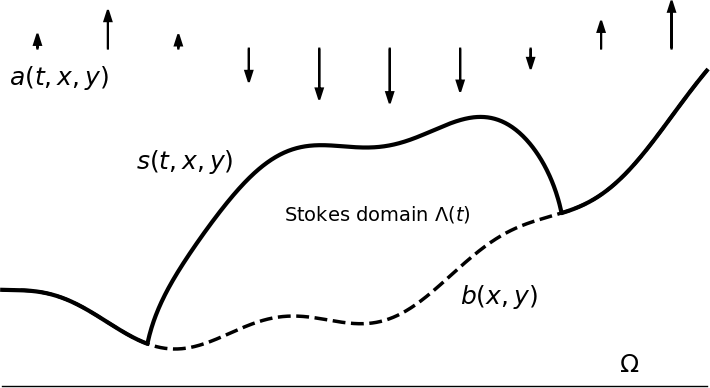

The script that drew this image:
import numpy as np
import matplotlib.pyplot as plt
from writeout import writeout

smallfsize=14.0
fsize=18.0
bigfsize=24.0
biggerfsize=28.0

def genbasicfig(xshift=0.0, soffset=0.0):
    x = np.linspace(0.0,10.0,1001)
    # bed elevation
    b = 0.07*(x-3.0)**2 + 0.2*np.sin(2.0*x) - 0.1
    plt.plot(x + xshift, b, 'k--', lw=2.5)
    h0 = 3.0
    L = 3.0
    firstshape = h0*(-0.2 + np.sqrt(np.maximum(0.0,1.0 - (x-5)**2/L**2)))
    thk = np.maximum(0.0, firstshape)
    # surface
    s = b + thk
    plt.plot(x + xshift, s + soffset, 'k', lw=3.0)
    return x + xshift, s, b

def drawclimate(x,s):
    plt.text(x[10], s[10]+2.8, r'$a(t,x,y)$', fontsize=fsize, color='k')
    for j in range(10):
        xarr = x[50+100*j]
        if j>0:
            magarr = 0.6*np.sin(np.pi/2 + 0.6*xarr)
        else:
            magarr = 0.05
        plt.arrow(xarr, s.max()+0.3, 0.0, magarr,
                  lw=1.5, head_width=0.1, color='k')

# domain notation figure
plt.figure(figsize=(10,5.5))
x, s, b = genbasicfig()
plt.text(x[400], b[600] + 0.4 * s[600], r"Stokes domain $\Lambda(t)$",
         fontsize=smallfsize, color='k')
#plt.text(x[550] - 1.0, b[600] + 0.4 * s[600], r'$\mathbf{u}(t,x,z)$',
#         fontsize=bigfsize, color='k')
drawclimate(x,s)
# mark top surface
plt.text(x[190], s[300] + 0.7, r'$s(t,x,y)$', fontsize=fsize, color='k')
# mark bottom surface
plt.text(x[650], b[650] - 0.5, r'$b(x,y)$', fontsize=fsize, color='k')

# show \Omega
yR = min(b) - 0.5
plt.plot([min(x),max(x)],[yR,yR],color='k',lw=1.0)
plt.text(x[875],yR+0.2,r'$\Omega$',fontsize=fsize)
#plt.axis([0.0,10.0,yR-0.8,4.5])

plt.axis('off')
writeout('domain.png')

xm = [205, 795]
plt.plot(x[xm], b[xm], 'r.', ms=24.0)
writeout('domain-margin.png')
